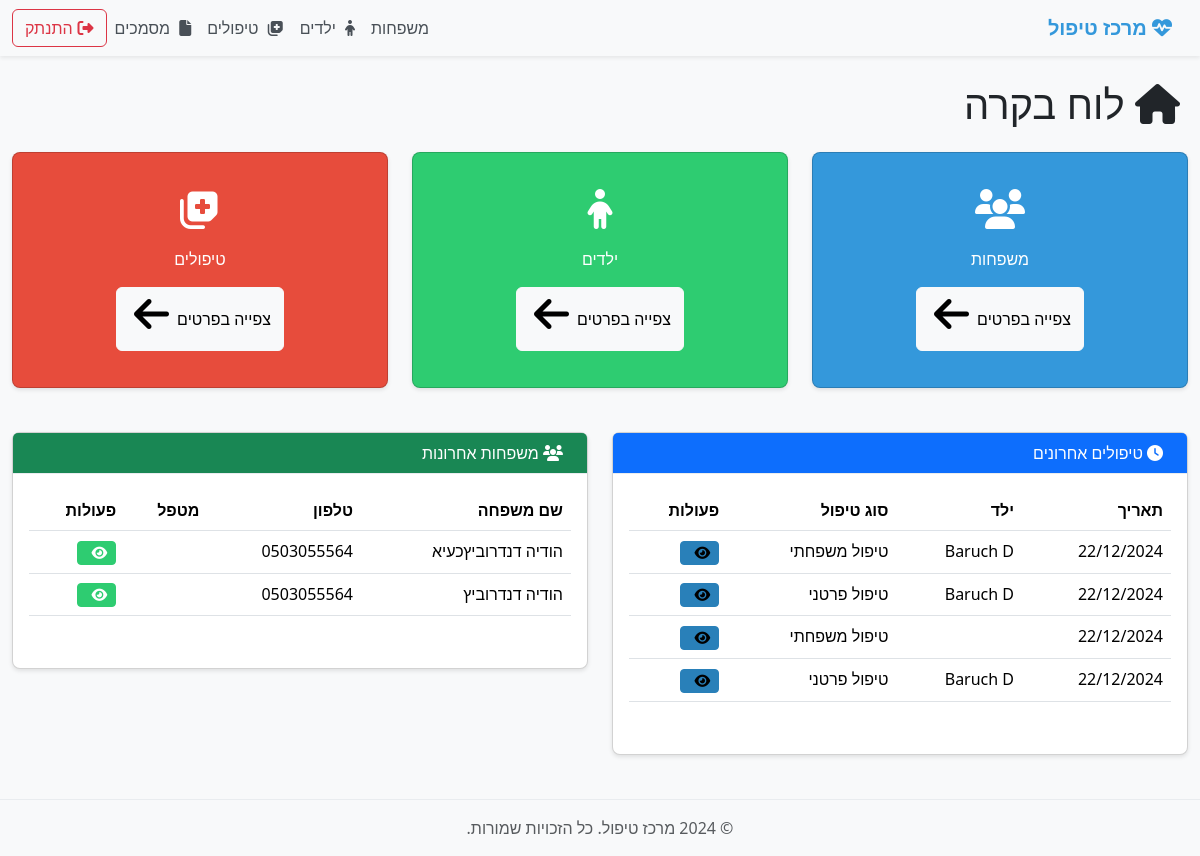
Screenshot of / (signed in) with the database file from the repository.
### treatment_app/models.py (models this page shows, shortened)
class Treatment(models.Model):
    TREATMENT_TYPE_CHOICES = [
        ('individual', _('טיפול פרטני')),
        ('family', _('טיפול משפחתי')),
        ('parent', _('הדרכת הורים')),
    ]
    type = models.CharField(max_length=20, choices=TREATMENT_TYPE_CHOICES, verbose_name=_('סוג טיפול'), default='individual')
    family = models.ForeignKey(Family, on_delete=models.CASCADE, related_name='family_treatments', null=True, blank=True)
    child = models.ForeignKey(Child, on_delete=models.CASCADE, related_name='treatments', null=True, blank=True)
    date = models.DateTimeField(verbose_name=_('תאריך'))
    therapist = models.ForeignKey(
        User,
        on_delete=models.SET_NULL,
        null=True,
        verbose_name=_('מטפל'),
        related_name='treatments'
    )
    summary = models.TextField(verbose_name=_('סיכום'))
    next_steps = models.TextField(verbose_name=_('צעדים הבאים'), blank=True, null=True)
    created_at = models.DateTimeField(auto_now_add=True)
    updated_at = models.DateTimeField(auto_now=True)
    class Meta:
        verbose_name = _('טיפול')
        verbose_name_plural = _('טיפולים')
        ordering = ['-date']

class Child(models.Model):
    family = models.ForeignKey(
        Family,
        on_delete=models.CASCADE,
        related_name='children',
        verbose_name=_('משפחה')
    )
    name = models.CharField(max_length=100, verbose_name=_('שם הילד'))
    birth_date = models.DateField(verbose_name=_('תאריך לידה'))
    gender = models.CharField(
        max_length=10,
        choices=[('male', _('זכר')), ('female', _('נקבה'))],
        verbose_name=_('מגדר')
    )
    school = models.CharField(max_length=100, verbose_name=_('בית ספר'), blank=True)
    grade = models.CharField(max_length=20, verbose_name=_('כיתה'), blank=True)
    teacher_name = models.CharField(max_length=100, verbose_name=_('שם המורה'), blank=True)
    teacher_phone = models.CharField(max_length=20, verbose_name=_('טלפון המורה'), blank=True)
    school_counselor_name = models.CharField(max_length=100, verbose_name=_('שם היועץ/ת'), blank=True)
    school_counselor_phone = models.CharField(max_length=20, verbose_name=_('טלפון היועץ/ת'), blank=True)
    allergies = models.TextField(verbose_name=_('אלרגיות'), blank=True)
    medications = models.TextField(verbose_name=_('תרופות'), blank=True)
    special_needs = models.TextField(verbose_name=_('צרכים מיוחדים'), blank=True)
    medical_info = models.TextField(verbose_name=_('מידע רפואי'), blank=True)
    notes = models.TextField(verbose_name=_('הערות'), blank=True)
    therapist = models.ForeignKey(
        'TherapistProfile',
        on_delete=models.SET_NULL,
        null=True,
        blank=True,
        verbose_name=_('מטפל')
    )
    created_at = models.DateTimeField(auto_now_add=True, verbose_name=_('נוצר ב'))
    updated_at = models.DateTimeField(auto_now=True, verbose_name=_('עודכן ב'))
    class Meta:
        verbose_name = _('ילד')
        verbose_name_plural = _('ילדים')
        ordering = ['family', 'name']

class Family(models.Model):
    PARENTS_TYPE_CHOICES = [
        ('both', _('שני הורים')),
        ('father', _('אב בלבד')),
        ('mother', _('אם בלבד')),
    ]
    name = models.CharField(max_length=100, verbose_name=_('שם משפחה'))
    address = models.CharField(max_length=200, verbose_name=_('כתובת'))
    phone = models.CharField(max_length=20, verbose_name=_('טלפון'))
    email = models.EmailField(verbose_name=_('דוא"ל'), blank=True, null=True)
    parents_type = models.CharField(max_length=10, choices=PARENTS_TYPE_CHOICES, verbose_name=_('סוג הורות'), default='both')
    father_name = models.CharField(max_length=100, verbose_name=_('שם האב'), blank=True, null=True)
    father_phone = models.CharField(max_length=20, verbose_name=_('טלפון האב'), blank=True, null=True)
    father_email = models.EmailField(verbose_name=_('דוא"ל האב'), blank=True, null=True)
    mother_name = models.CharField(max_length=100, verbose_name=_('שם האם'), blank=True, null=True)
    mother_phone = models.CharField(max_length=20, verbose_name=_('טלפון האם'), blank=True, null=True)
    mother_email = models.EmailField(verbose_name=_('דוא"ל האם'), blank=True, null=True)
    therapist = models.ForeignKey(User, on_delete=models.SET_NULL, null=True, verbose_name=_('מטפל'), related_name='families')
    consent_form = models.FileField(
        upload_to='consent_forms/',
        verbose_name=_('טופס הסכמה'),
        blank=True,
        null=True,
        validators=[FileExtensionValidator(allowed_extensions=['pdf', 'doc', 'docx'])]
    )
    confidentiality_waiver = models.FileField(
        upload_to='confidentiality_waivers/',
        verbose_name=_('טופס ויתור סודיות'),
        blank=True,
        null=True,
        validators=[FileExtensionValidator(allowed_extensions=['pdf', 'doc', 'docx'])]
    )
    consent_form_date = models.DateField(verbose_name=_('תאריך טופס הסכמה'), blank=True, null=True)
    confidentiality_waiver_date = models.DateField(verbose_name=_('תאריך ויתור סודיות'), blank=True, null=True)
    notes = models.TextField(verbose_name=_('הערות'), blank=True)
    created_at = models.DateTimeField(auto_now_add=True, verbose_name=_('נוצר ב'))
    updated_at = models.DateTimeField(auto_now=True, verbose_name=_('עודכן ב'))
    class Meta:
        verbose_name = _('משפחה')
        verbose_name_plural = _('משפחות')
        ordering = ['name']

### treatment_app/views.py (the view)
# urls.py: path('', views.dashboard, name='dashboard'),
@login_required
def dashboard(request):
    user = request.user
    context = {}
    context['recent_treatments'] = Treatment.objects.order_by('-date')[:5]
    context['recent_documents'] = Document.objects.order_by('-created_at')[:5]
    if user.is_superuser:
        context['recent_families'] = Family.objects.all().order_by('-created_at')[:5]
        context['recent_children'] = Child.objects.all().order_by('-created_at')[:5]
    else:
        therapist_profile, created = TherapistProfile.objects.get_or_create(
            user=user,
            defaults={'is_active': True}
        )
        families_query = Family.objects.filter(
            Q(therapist=user) |  # Direct family assignment by User
            Q(children__therapist=therapist_profile)  # Child's therapist
        ).distinct().order_by('-created_at')[:5]
        children_query = Child.objects.filter(
            Q(therapist=therapist_profile) |  # Direct child assignment
            Q(family__therapist=user)  # Family's therapist
        ).distinct().order_by('-created_at')[:5]
        context['recent_families'] = families_query
        context['recent_children'] = children_query
    return render(request, 'treatment_app/dashboard.html', context)

### treatment_app/templates/treatment_app/dashboard.html (shortened to what this page needs)
{% extends "treatment_app/base.html" %}
{% load static %}
{% block content %}
<div class="container-fluid">
    <div class="row">
        <div class="col-12">
            <h1 class="mb-4">
                <i class="fas fa-home me-2"></i> לוח בקרה
            </h1>
        </div>
    </div>
    <div class="row">
        <div class="col-md-4 mb-4">
            <div class="card dashboard-card dashboard-card-families">
                <div class="card-body">
                    <p>משפחות</p>
                    <a href="{% url 'treatment_app:family-list' %}" class="btn btn-light stretched-link">
                        צפייה בפרטים <i class="fas fa-arrow-left me-2"></i>
                    </a>
                </div>
            </div>
        </div>
        <div class="col-md-4 mb-4">
            <div class="card dashboard-card dashboard-card-children">
                <div class="card-body">
                    <p>ילדים</p>
                    <a href="{% url 'treatment_app:child-list' %}" class="btn btn-light stretched-link">
                        צפייה בפרטים <i class="fas fa-arrow-left me-2"></i>
                    </a>
                </div>
            </div>
        </div>
        <div class="col-md-4 mb-4">
            <div class="card dashboard-card dashboard-card-treatments">
                <div class="card-body">
                    <p>טיפולים</p>
                    <a href="{% url 'treatment_app:treatment-list' %}" class="btn btn-light stretched-link">
                        צפייה בפרטים <i class="fas fa-arrow-left me-2"></i>
                    </a>
                </div>
            </div>
        </div>
    </div>
    <div class="row">
        <div class="col-md-6">
            <div class="card">
                <div class="card-header bg-primary text-white">
                    <i class="fas fa-clock me-2"></i> טיפולים אחרונים
                </div>
                <div class="card-body">
                    {% if recent_treatments %}
                        <div class="table-responsive">
                            <table class="table table-hover">
                                <thead>
                                    <tr>
                                        <th>תאריך</th>
                                        <th>ילד</th>
                                        <th>סוג טיפול</th>
                                        <th>פעולות</th>
                                    </tr>
                                </thead>
                                <tbody>
                                    {% for treatment in recent_treatments %}
                                    <tr>
                                        <td>{{ treatment.date|date:"d/m/Y" }}</td>
                                        <td>{{ treatment.child.name }}</td>
                                        <td>{{ treatment.get_type_display }}</td>
                                        <td>
                                            <a href="{% url 'treatment_app:treatment-detail' treatment.pk %}" class="btn btn-sm btn-info">
                                                <i class="fas fa-eye"></i>
                                            </a>
                                        </td>
                                    </tr>
                                    {% endfor %}
                                </tbody>
                            </table>
                        </div>
                    {% else %}
                        <p class="text-muted text-center">אין טיפולים זמינים</p>
                    {% endif %}
                </div>
            </div>
        </div>
        <div class="col-md-6">
            <div class="card">
                <div class="card-header bg-success text-white">
                    <i class="fas fa-users me-2"></i> משפחות אחרונות
                </div>
                <div class="card-body">
                    {% if recent_families %}
                        <div class="table-responsive">
                            <table class="table table-hover">
                                <thead>
                                    <tr>
                                        <th>שם משפחה</th>
                                        <th>טלפון</th>
                                        <th>מטפל</th>
                                        <th>פעולות</th>
                                    </tr>
                                </thead>
                                <tbody>
                                    {% for family in recent_families %}
                                    <tr>
                                        <td>{{ family.name }}</td>
                                        <td>{{ family.phone }}</td>
                                        <td>{{ family.therapist.first_name }} {{ family.therapist.last_name }}</td>
                                        <td>
                                            <a href="{% url 'treatment_app:family-detail' family.pk %}" class="btn btn-sm btn-success">
                                                <i class="fas fa-eye"></i>
                                            </a>
                                        </td>
                                    </tr>
                                    {% endfor %}
                                </tbody>
                            </table>
                        </div>
                    {% else %}
                        <p class="text-muted text-center">אין משפחות זמינות</p>
                    {% endif %}
                </div>
            </div>
        </div>
    </div>
</div>
{% endblock %}

### treatment_app/static/treatment_app/css/custom.css (style rules this page uses)
:root { --primary-color: #3498db; --secondary-color: #2ecc71; --danger-color: #e74c3c; --warning-color: #f39c12; --info-color: #2980b9; --light-gray: #f8f9fa; }
body { font-family: 'Segoe UI', Tahoma, Geneva, Verdana, sans-serif; background-color: var(--light-gray); direction: rtl; text-align: right; }
.btn { display: inline-flex; align-items: center; justify-content: center; }
.btn i { margin-left: 5px; }
.btn-success { background-color: var(--secondary-color); border-color: var(--secondary-color); }
.btn-info { background-color: var(--info-color); border-color: var(--info-color); }
.card { border-radius: 8px; box-shadow: 0 2px 4px rgba(0,0,0,0.1); margin-bottom: 20px; }
.card-header { background-color: var(--light-gray); border-bottom: 1px solid #e9ecef; }
.dashboard-card { text-align: center; padding: 20px; border-radius: 8px; color: white; }
.dashboard-card i { font-size: 2.5rem; margin-bottom: 10px; }
.dashboard-card-families { background: var(--primary-color); }
.dashboard-card-children { background: var(--secondary-color); }
.dashboard-card-treatments { background: var(--danger-color); }
.table-responsive { margin-bottom: 20px; }
.table thead { background-color: var(--light-gray); }

### rows the page displays
Treatment: date "22/12/2024", child.name "Baruch D", type "טיפול משפחתי"
Treatment: date "22/12/2024", child.name "Baruch D", type "טיפול פרטני"
Treatment: date "22/12/2024", type "טיפול משפחתי"
Treatment: date "22/12/2024", child.name "Baruch D", type "טיפול פרטני"
Family: name "הודיה דנדרוביץכעיא", phone "0503055564"
Family: name "הודיה דנדרוביץ", phone "0503055564"
